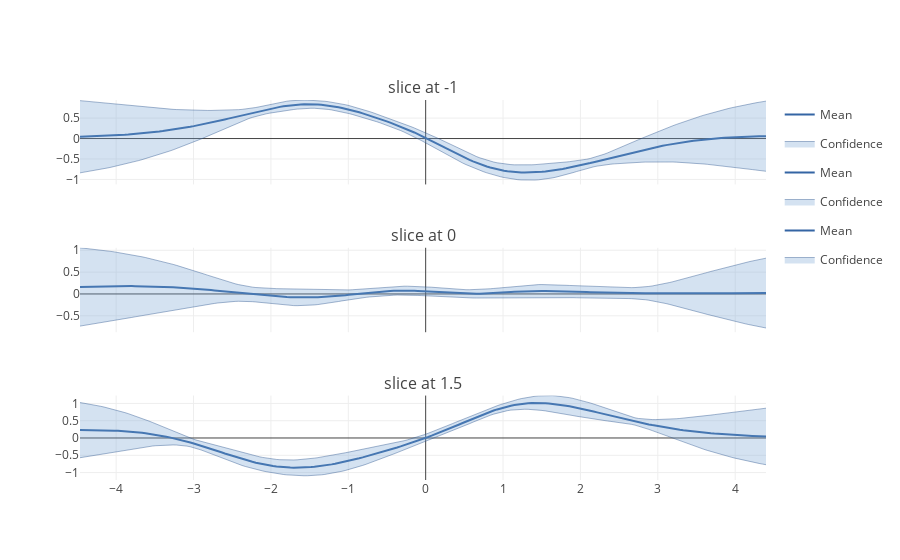

The notebook cell this image was saved under:
### Markdown cell above
To get vertical slices, we simply fixed the other input. We'll turn the display of data off also:

### Code cell
slices = [-1, 0, 1.5]
figure = GPy.plotting.plotting_library().figure(3, 1, 
                        shared_xaxes=True,
                        subplot_titles=('slice at -1', 
                                        'slice at 0', 
                                        'slice at 1.5', 
                                        )
                            )
for i, y in zip(range(3), slices):
    canvas = m.plot(figure=figure, fixed_inputs=[(0,y)], row=(i+1), plot_data=False)
GPy.plotting.show(canvas, filename='basic_gp_regression_notebook_slicing_vertical')

### Figure 1 — Plotly figure (JSON) as saved in the notebook; plotly's stock layout.template omitted (floating-point values rounded to 4 significant figures; data arrays with more than 128 entries replaced by an {"elided": "..."} marker saying what was removed)
{"data": [{"line": {"color": "#3465a4", "width": 2}, "mode": "lines", "name": "Mean", "showlegend": true, "type": "scatter", "uid": "28949135-0675-4a64-8371-d0f44eec6071", "x": {"elided": "200 float values"}, "xaxis": "x", "y": {"elided": "200 float values"}, "yaxis": "y"}, {"fillcolor": "rgba(114, 159, 207, 0.3)", "legendgroup": "Confidence_fill_(1,1)", "line": {"color": "#204a87", "width": 0.4}, "mode": "lines", "name": "Confidence", "opacity": 0.3, "showlegend": false, "type": "scatter", "uid": "d926b4dd-ae9b-429d-b4c0-fcaa24554b0a", "x": {"elided": "200 float values"}, "xaxis": "x", "y": {"elided": "200 float values"}, "yaxis": "y"}, {"fill": "tonextx", "fillcolor": "rgba(114, 159, 207, 0.3)", "legendgroup": "Confidence_fill_(1,1)", "line": {"color": "#204a87", "width": 0.4}, "mode": "lines", "name": "Confidence", "opacity": 0.3, "showlegend": true, "type": "scatter", "uid": "b1b9be7d-6feb-468f-b017-3f4a1f5059d3", "x": {"elided": "200 float values"}, "xaxis": "x", "y": {"elided": "200 float values"}, "yaxis": "y"}, {"line": {"color": "#3465a4", "width": 2}, "mode": "lines", "name": "Mean", "showlegend": true, "type": "scatter", "uid": "e2def9f5-125c-4f5c-beab-2ff9a7319bc5", "x": {"elided": "200 float values"}, "xaxis": "x", "y": {"elided": "200 float values"}, "yaxis": "y2"}, {"fillcolor": "rgba(114, 159, 207, 0.3)", "legendgroup": "Confidence_fill_(2,1)", "line": {"color": "#204a87", "width": 0.4}, "mode": "lines", "name": "Confidence", "opacity": 0.3, "showlegend": false, "type": "scatter", "uid": "00eac36f-d7cf-46ed-8506-805a83e1632f", "x": {"elided": "200 float values"}, "xaxis": "x", "y": {"elided": "200 float values"}, "yaxis": "y2"}, {"fill": "tonextx", "fillcolor": "rgba(114, 159, 207, 0.3)", "legendgroup": "Confidence_fill_(2,1)", "line": {"color": "#204a87", "width": 0.4}, "mode": "lines", "name": "Confidence", "opacity": 0.3, "showlegend": true, "type": "scatter", "uid": "88a00e03-8e98-4e73-8d94-91b8fc40a216", "x": {"elided": "200 float values"}, "xaxis": "x", "y": {"elided": "200 float values"}, "yaxis": "y2"}, {"line": {"color": "#3465a4", "width": 2}, "mode": "lines", "name": "Mean", "showlegend": true, "type": "scatter", "uid": "e0fa8a90-a7fc-4d62-9e53-18ebe18ce08d", "x": {"elided": "200 float values"}, "xaxis": "x", "y": {"elided": "200 float values"}, "yaxis": "y3"}, {"fillcolor": "rgba(114, 159, 207, 0.3)", "legendgroup": "Confidence_fill_(3,1)", "line": {"color": "#204a87", "width": 0.4}, "mode": "lines", "name": "Confidence", "opacity": 0.3, "showlegend": false, "type": "scatter", "uid": "e183e819-c89a-4ca7-86e8-4246430f1354", "x": {"elided": "200 float values"}, "xaxis": "x", "y": {"elided": "200 float values"}, "yaxis": "y3"}, {"fill": "tonextx", "fillcolor": "rgba(114, 159, 207, 0.3)", "legendgroup": "Confidence_fill_(3,1)", "line": {"color": "#204a87", "width": 0.4}, "mode": "lines", "name": "Confidence", "opacity": 0.3, "showlegend": true, "type": "scatter", "uid": "67d80008-7f44-49a4-a5f8-f4384cc880f6", "x": {"elided": "200 float values"}, "xaxis": "x", "y": {"elided": "200 float values"}, "yaxis": "y3"}], "layout": {"annotations": [{"font": {"size": 16}, "showarrow": false, "text": "slice at -1", "x": 0.5, "xanchor": "center", "xref": "paper", "y": 1, "yanchor": "bottom", "yref": "paper"}, {"font": {"size": 16}, "showarrow": false, "text": "slice at 0", "x": 0.5, "xanchor": "center", "xref": "paper", "y": 0.6111, "yanchor": "bottom", "yref": "paper"}, {"font": {"size": 16}, "showarrow": false, "text": "slice at 1.5", "x": 0.5, "xanchor": "center", "xref": "paper", "y": 0.2222, "yanchor": "bottom", "yref": "paper"}], "showlegend": true, "xaxis": {"anchor": "y3", "domain": [0, 1]}, "yaxis": {"anchor": "free", "domain": [0.7778, 1], "position": 0}, "yaxis2": {"anchor": "free", "domain": [0.3889, 0.6111], "position": 0}, "yaxis3": {"anchor": "x", "domain": [0, 0.2222]}}}
